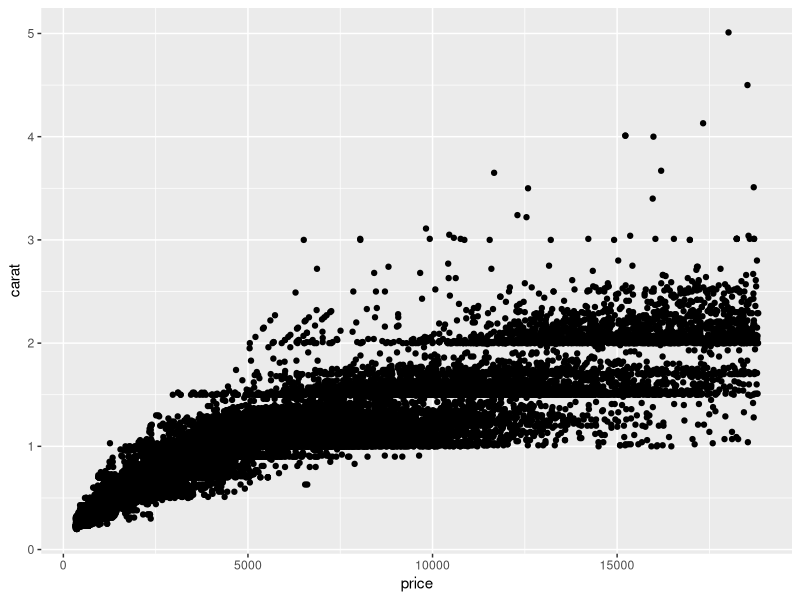
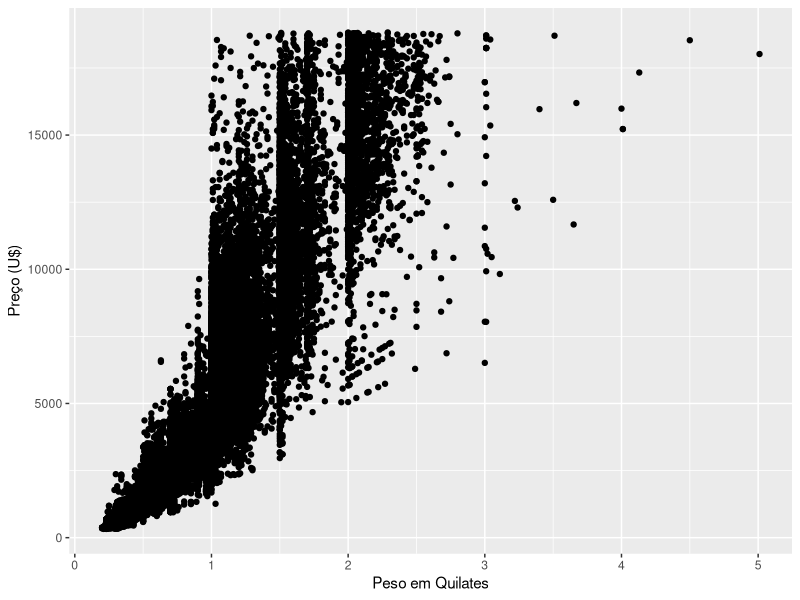
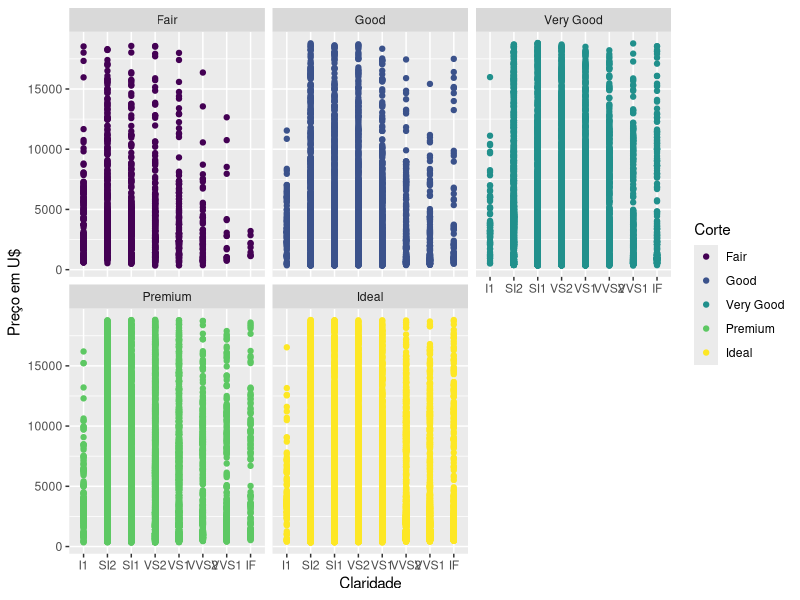
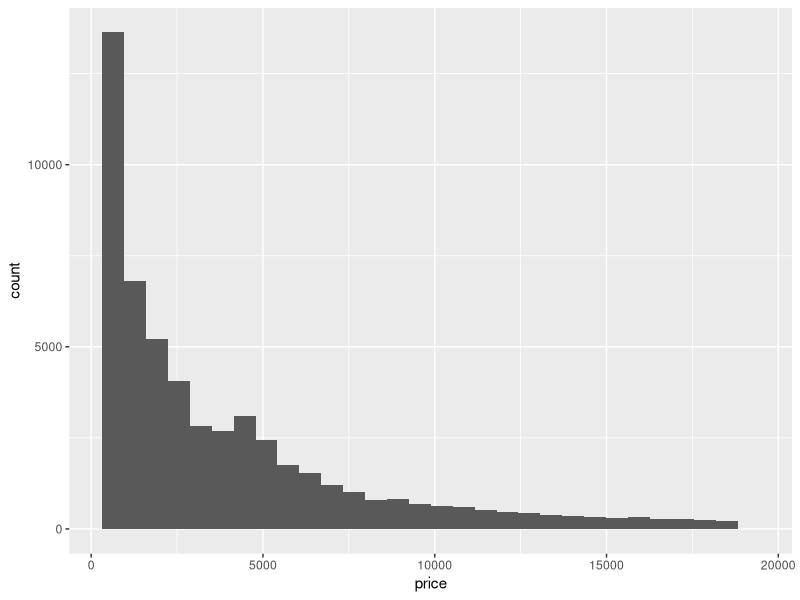
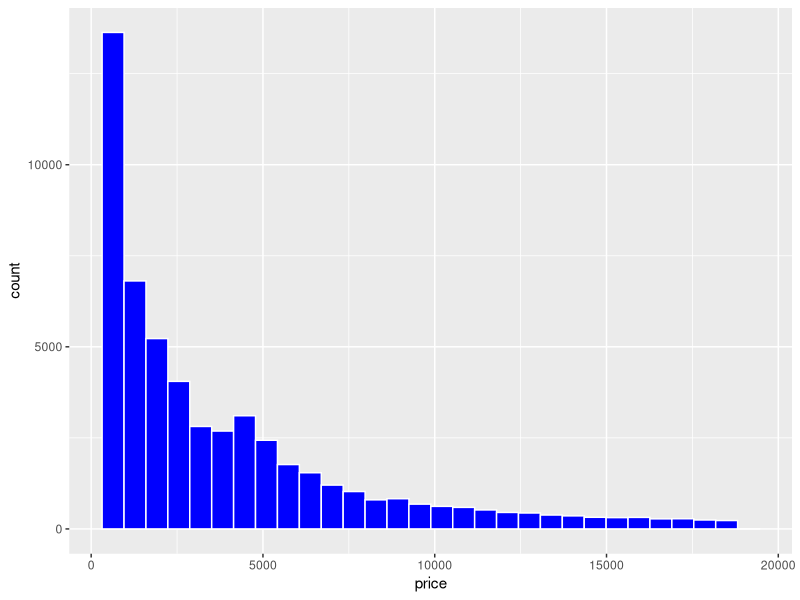
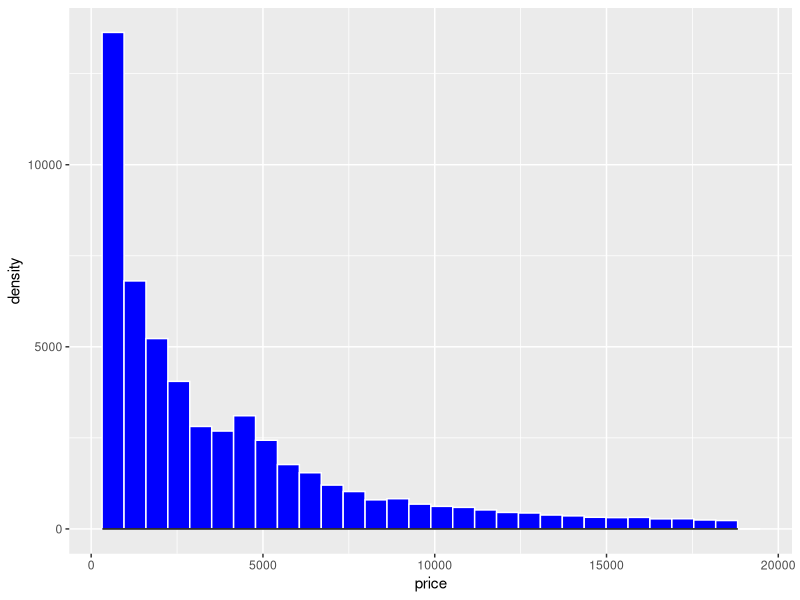
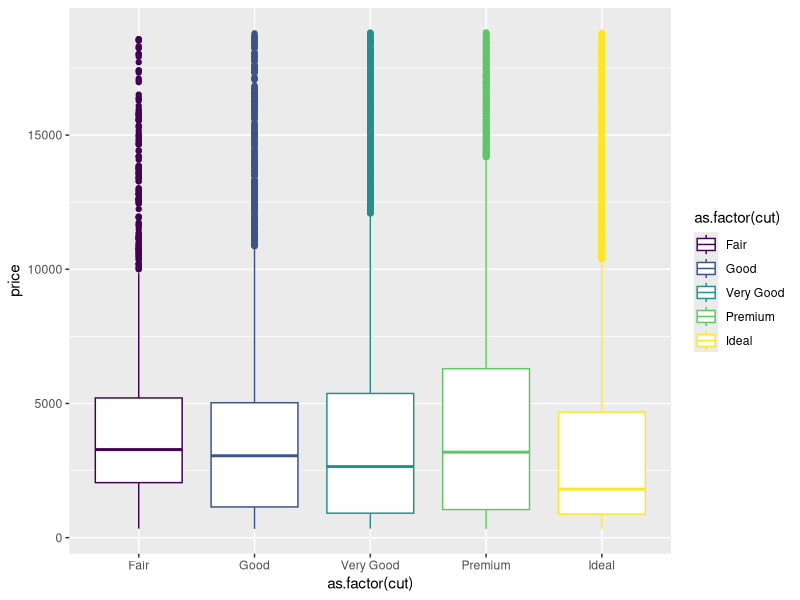
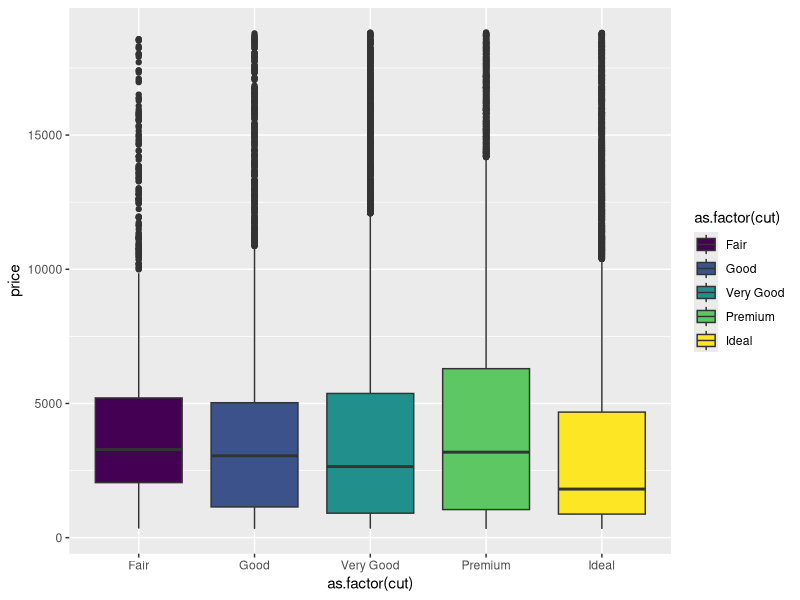

The R script that drew these images, in order:
## ---- chunk 1
library(ggplot2)

## ---- chunk 2

#1-Quais são os aspectos estéticos (aesthetics) exigidos (obrigatórios) da função geom_point()?

ggplot(data = diamonds, aes(x= price, y = carat)) + geom_point()

#2 -  Faça um gráfico de dispersão do preço (price) pela variável quilates (carat). Utilize as funções xlab() e ylab() para trocar os labels dos eixos x e y, respectivamente.

ggplot(data = diamonds, aes(x= carat, y = price)) + geom_point() + xlab("Peso em Quilates") + ylab("Preço (U$)")

# 3. Utilize a facets para fazer gráficos de dispersão do preço pela variável quilate (o mesmo gráfico do exercício 1) para cada nível da variável claridade (clarity).
ggplot(data=diamonds, aes(x=clarity,y=price)) +
  geom_point(aes(colour = cut)) +
  facet_wrap(~cut) +
  labs(x="Peso em Quilates", y= "Preço (U$)", colour = "Corte") + xlab("Claridade") + ylab("Preço em U$")
## ---- chunk 3
#4- Quais são os aspectos estéticos (aesthetics) exigidos (obrigatórios) da função geom_histogram()?
ggplot(diamonds, aes(price)) +
  geom_histogram()

#5. Faça um histograma da variável preço. Modifique a cor das barras de forma que elas não pareçam grudadas umas nas outras.
ggplot(diamonds, aes(price)) + 
  geom_histogram(colour = "white", fill = "blue")

#.6. Utilize a função geom_density() para adicionar ao gráfico anterior uma estimativa suavizada da densidade.
ggplot(diamonds, aes(price)) + 
  geom_histogram(colour = "white", fill = "blue") + geom_density()

## ---- chunk 4

#8-  Faça boxplots da variável preço coloridos de acordo com a variável corte (cut).
ggplot(diamonds, aes(x= as.factor(cut), y = price, colour = as.factor(cut))) + geom_boxplot()



ggplot(diamonds, aes(x = as.factor(cut), y = price, fill = as.factor(cut))) + geom_boxplot()

#9 - Substitua as cores padrões e remova a legenda do gráfico anterior. (Dica: use a função scale_color_manual)

